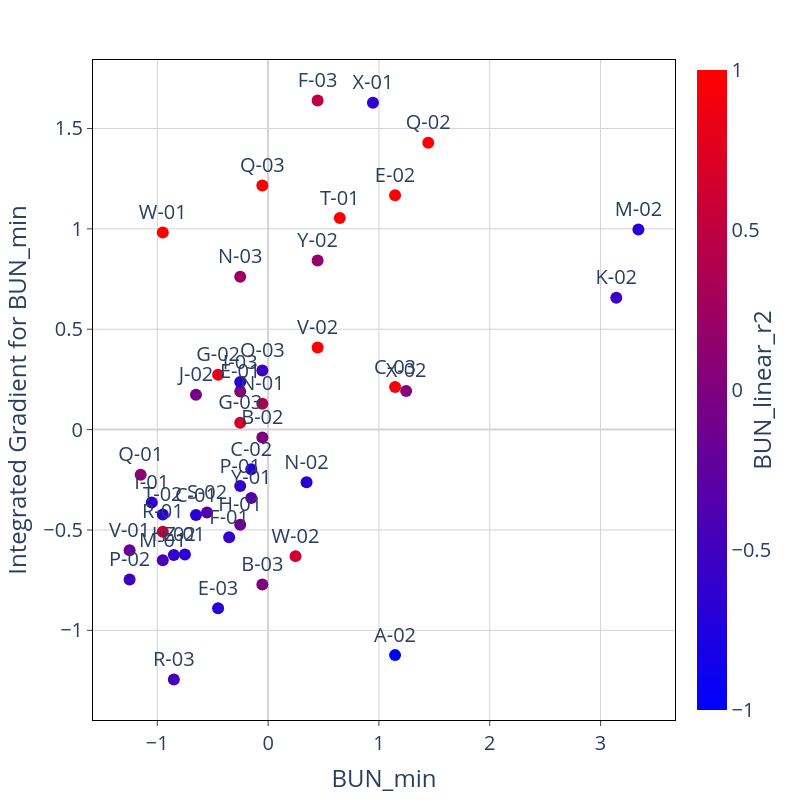

Notebook source saved alongside this figure:
### Code cell
feat_1 = IGtable.columns[feature_order[1]]
feat_2 = IGtable.columns[feature_order[2]]

#this version of the integrated gradient plot is looking at the IG and IG table generated from all patients.

fig = px.scatter(x = IG_X[feat_1], y = IGtable[feat_1], text= ID_track_all, color = IG_X[feat_2])
fig.update_traces(marker=dict(size=12), textposition = 'top center')

fig.update_layout(
    plot_bgcolor='white',
    autosize=False,
    width=800,
    height=800,
    coloraxis = {'colorscale':'Bluered'},
    xaxis_title = feat_1,
    yaxis_title = "Integrated Gradient for " + feat_1,
    font=dict(size=20)
)

fig.update_xaxes(
    zeroline=True,
    zerolinecolor='lightgrey',
    mirror=True,
    ticks='outside',
    showline=True,
    linecolor='black',
    gridcolor='lightgrey'
    )
    
fig.update_yaxes(
    zeroline=True,
    zerolinecolor='lightgrey',
    mirror=True,
    ticks='outside',
    showline=True,
    linecolor='black',
    gridcolor='lightgrey'
)

fig.update_coloraxes(colorbar_showticklabels=True,
                    colorbar_title=dict(text=feat_2,side = "right"),
                    cmin = -1, cmax = 1)

fig.show()

### Figure 1 — Plotly figure (JSON) as saved in the notebook; plotly's stock layout.template omitted (floating-point values rounded to 4 significant figures)
{"data": [{"hovertemplate": "x=%{x}<br>y=%{y}<br>text=%{text}<br>color=%{marker.color}<extra></extra>", "legendgroup": "", "marker": {"color": [-0.01473, 0.9706, 0.06886, 1.093, 0.4952, 0.8111, -0.6254, -0.6895, -0.06862, -0.51, -0.684, 0.2122, -0.5245, 1.497, 2.316, 2.316, 1.937, 1.43, -0.6276, 0.06896, 0.1759, -3.712, -0.01523, -0.6789, -0.6723, -0.6917, -0.5955, 0.6326, -0.1561, -0.5957, -0.4367, 0.3495, -0.6857, -0.6078, -0.4954, 0.08441, 0.6177, -0.4466, -0.353, -0.6868, -0.1583, 0.629, -0.3107, -0.6617], "coloraxis": "coloraxis", "size": 12, "symbol": "circle"}, "mode": "markers+text", "name": "", "orientation": "v", "showlegend": false, "text": ["B-02", "C-03", "E-01", "E-02", "F-03", "G-02", "I-01", "I-03", "J-02", "K-02", "M-02", "N-03", "O-03", "Q-02", "Q-03", "T-01", "V-02", "W-01", "X-01", "X-02", "Y-02", "A-02", "B-03", "C-01", "C-02", "E-03", "F-01", "G-03", "H-01", "H-02", "M-01", "N-01", "N-02", "P-01", "P-02", "Q-01", "R-01", "R-03", "S-02", "T-02", "V-01", "W-02", "Y-01", "Z-01"], "textposition": "top center", "type": "scatter", "x": [-0.05217, 1.146, -0.2518, 1.146, 0.4469, -0.4514, -1.05, -0.2518, -0.651, 3.142, 3.341, -0.2518, -0.05217, 1.445, -0.05217, 0.6465, 0.4469, -0.9504, 0.9459, 1.245, 0.4469, 1.146, -0.05217, -0.651, -0.152, -0.4514, -0.3516, -0.2518, -0.2518, -0.8506, -0.9504, -0.05217, 0.3471, -0.2518, -1.25, -1.15, -0.9504, -0.8506, -0.5512, -0.9504, -1.25, 0.2473, -0.152, -0.7508], "xaxis": "x", "y": [-0.03933, 0.2119, 0.1901, 1.167, 1.639, 0.2729, -0.3636, 0.2371, 0.1738, 0.6572, 0.9962, 0.7614, 0.2941, 1.429, 1.216, 1.054, 0.4085, 0.9822, 1.628, 0.1927, 0.8426, -1.123, -0.7719, -0.4258, -0.198, -0.8899, -0.5359, 0.03384, -0.4735, -0.6242, -0.6509, 0.1283, -0.2626, -0.2811, -0.7468, -0.2249, -0.5085, -1.245, -0.4134, -0.4225, -0.6008, -0.6302, -0.3405, -0.6223], "yaxis": "y"}], "layout": {"autosize": false, "coloraxis": {"cmax": 1, "cmin": -1, "colorbar": {"showticklabels": true, "title": {"side": "right", "text": "BUN_linear_r2"}}, "colorscale": [[0, "rgb(0,0,255)"], [1, "rgb(255,0,0)"]]}, "font": {"size": 20}, "height": 800, "legend": {"tracegroupgap": 0}, "margin": {"t": 60}, "plot_bgcolor": "white", "width": 800, "xaxis": {"anchor": "y", "autorange": true, "domain": [0, 1], "gridcolor": "lightgrey", "linecolor": "black", "mirror": true, "range": [-1.579, 3.671], "showline": true, "ticks": "outside", "title": {"text": "BUN_min"}, "type": "linear", "zeroline": true, "zerolinecolor": "lightgrey"}, "yaxis": {"anchor": "x", "autorange": true, "domain": [0, 1], "gridcolor": "lightgrey", "linecolor": "black", "mirror": true, "range": [-1.446, 1.841], "showline": true, "ticks": "outside", "title": {"text": "Integrated Gradient for BUN_min"}, "type": "linear", "zeroline": true, "zerolinecolor": "lightgrey"}}}
